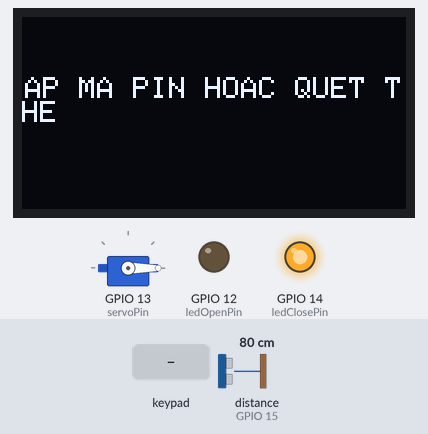
Simulated run of this sketch. Board: ESP32. On the bench: servo, 128×64 one-colour display, output pins drawn as LEDs (lit = HIGH). The inputs (shaded band) are chosen by the test bench; at power-on: distance to the obstacle (sensor on GPIO 15) 80 cm. The echo pulse lasts 58.3 µs per cm; WiFi joins after 1.5 s; servers stay silent unless stated; pins used as bus, display or sensor lines are not drawn; what the sketch prints to the serial monitor is not drawn.

Above: at 6.9 s.
7.0 s: keypad keys 1 2 3 4 # pressed 0.4 s apart
At 10.0 s:
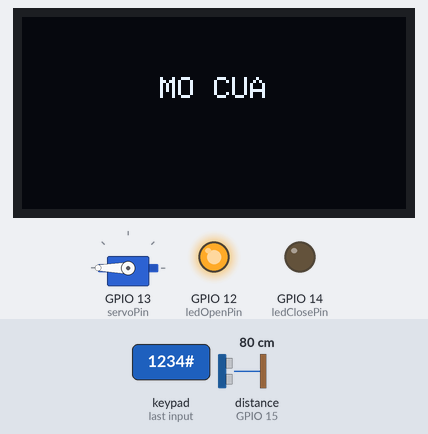
10.5 s: key 'A' pressed
At 13.3 s:
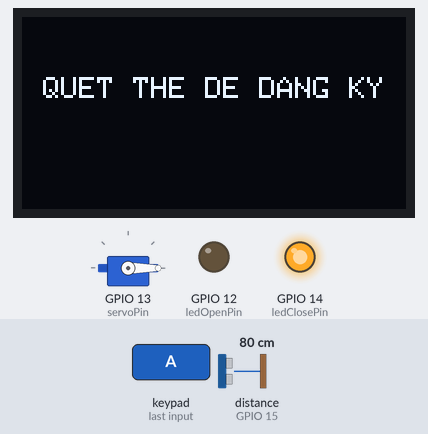
13.5 s: keypad keys 2 7 0 2 2 0 0 4 # pressed 0.4 s apart
At 17.8 s:
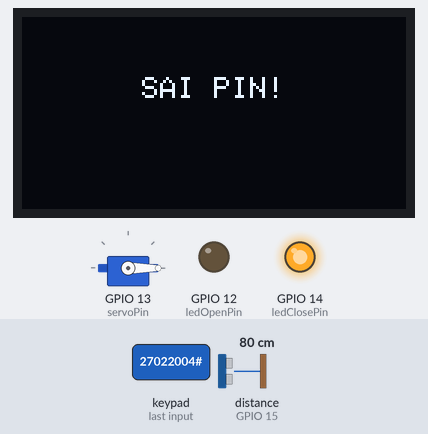
18.6 s: keypad keys 3 3 3 2 2 6 1 7 * pressed 0.4 s apart
At 23.4 s:
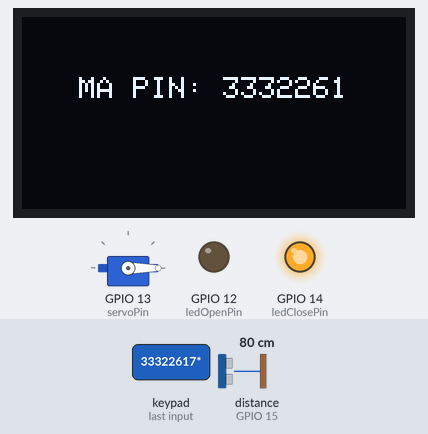
23.7 s: keypad keys 2 7 0 2 2 0 0 4 D pressed 0.4 s apart
At 27.3 s:
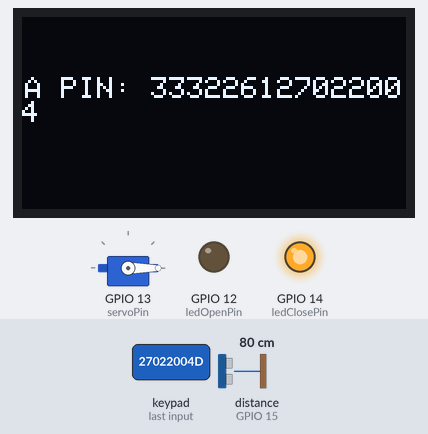
28.8 s: key '5' pressed
At 29.7 s:
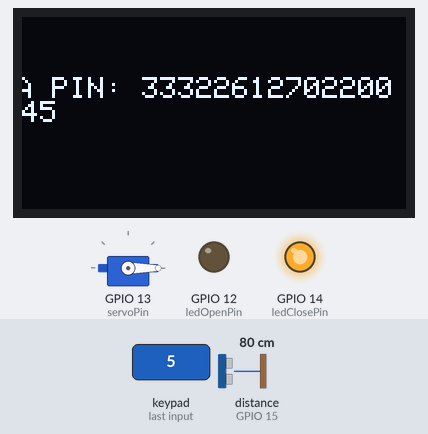
Timing chart, 0 to 31.3 s (numbered marks = the images above; inputs shaded):
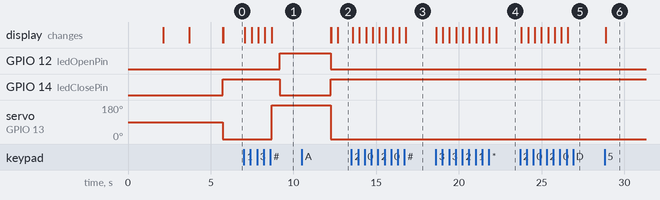

Measured:
- after the input at 7.0 s, GPIO 12 (ledOpenPin): LOW → HIGH after 2.2 s; GPIO 14 (ledClosePin): HIGH → LOW after 2.2 s; servo on GPIO 13 (servoPin): 0° → 180° after 1.7 s; the display: first changes after 0.07 s (image 1 shows a later state)
- after the input at 10.5 s, the display: first differs from a run without the input after 2.2 s (image 2)
- after the input at 13.5 s, the display: first changes after 0.08 s (image 3 shows a later state)
- after the input at 18.6 s, the display: first differs from a run without the input after 0.42 s (image 4 shows a later state)
- after the input at 23.7 s, the display: first changes after 0.07 s (image 5 shows a later state)
- after the input at 28.8 s, the display: changes after 0.07 s (image 6)

The sketch:

ESP32_sensor_sheet.ino
```cpp
#include <Wire.h>
#include <Adafruit_GFX.h>
#include <Adafruit_SSD1306.h>
#include <Keypad.h>
#include <ESP32Servo.h>
#include <SPI.h>
#include <MFRC522.h>
#include <WiFi.h>
#include <HTTPClient.h>

// ==================== C?u hình OLED ====================
#define SCREEN_WIDTH 128
#define SCREEN_HEIGHT 64
Adafruit_SSD1306 display(SCREEN_WIDTH, SCREEN_HEIGHT, &Wire, -1);

// ==================== C?u hình Keypad ====================
const byte ROWS = 4;
const byte COLS = 4;
char keys[ROWS][COLS] = {
  {'1', '2', '3', 'A'},
  {'4', '5', '6', 'B'},
  {'7', '8', '9', 'C'},
  {'*', '0', '#', 'D'}
};
byte rowPins[ROWS] = {33, 32, 26, 17}; // Chân hàng
byte colPins[COLS] = {16, 4, 0, 2};   // Chân c?t
Keypad keypad = Keypad(makeKeymap(keys), rowPins, colPins, ROWS, COLS);

// ==================== C?u hình Servo, Buzzer, LED ====================
Servo myServo;
const int servoPin = 13;   // Chân di?u khi?n servo
const int buzzerPin = 15;  // Chân di?u khi?n buzzer
const int ledOpenPin = 12; // Chân LED m? c?a (dèn xanh)
const int ledClosePin = 14; // Chân LED dóng c?a (dèn d?)
bool doorLocked = true;    // Tr?ng thái c?a

// ==================== C?u hình RFID ====================
#define SS_PIN 25
#define RST_PIN 27
MFRC522 rfid(SS_PIN, RST_PIN);

// ==================== C?u hình WiFi và Google Sheets ====================
const char* ssid = "magic4pro";      // Thay b?ng SSID c?a b?n
const char* password = "27022004";   // Thay b?ng m?t kh?u WiFi
String Web_App_URL = "https://script.google.com/macros/s/AKfycbwSZu8CL3MztXlWYfjtVSkNecYr14de2gxuRSSmC6OvOT5rCR1sonaC3Vjfla_aP9Hh/exec";
String modes = "atc"; // Ch? d? m?c d?nh: di?m danh
String atc_Name = "", atc_Date = "", atc_Time_In = "", atc_Time_Out = "", atc_EntryCount = "";
String reg_Info = "";

// ==================== C?u hình HC-SR04 ====================
const int trigPin = 5;  // Chân Trig c?a HC-SR04
const int echoPin = 15;  // Chân Echo c?a HC-SR04
const float distanceThreshold = 20.0; // Ngu?ng kho?ng cách (cm) d? phát hi?n v?t c?n

// ==================== C?u hình M?t Kh?u ====================
String passcode = "1234"; // M?t kh?u m?c d?nh
String enteredCode = "";

// ==================== Ðo kho?ng cách b?ng HC-SR04 ====================
float getDistance() {
  digitalWrite(trigPin, LOW);
  delayMicroseconds(2);
  digitalWrite(trigPin, HIGH);
  delayMicroseconds(10);
  digitalWrite(trigPin, LOW);

  long duration = pulseIn(echoPin, HIGH);
  float distance = duration * 0.034 / 2; // Tính kho?ng cách (cm)
  return distance;
}

// ==================== Hi?n th? lên OLED ====================
void updateOLED(const String &message, bool center = true) {
  display.clearDisplay();
  display.setTextSize(1);
  display.setTextColor(WHITE);
  int x = center ? (SCREEN_WIDTH - (message.length() * 6)) / 2 : 0;
  display.setCursor(x, 20);
  display.println(message);
  display.display();
}

void displayAttendanceInfo(String name, String date, String timeIn, String timeOut, String entryCount) {
  display.clearDisplay();
  display.setTextSize(1);
  display.setTextColor(WHITE);
  display.setCursor(0, 0);
  display.println("Name: " + name);
  display.println("Date: " + date);
  display.println("In: " + timeIn);
  display.println("Out: " + timeOut);
  display.println("Entry: " + entryCount);
  display.display();
}

// ==================== G?i yêu c?u HTTP d?n Google Sheets ====================
void http_Req(String str_modes, String str_uid) {
  if (WiFi.status() == WL_CONNECTED) {
    String http_req_url = Web_App_URL + "?sts=" + str_modes + "&uid=" + str_uid;
    HTTPClient http;
    http.begin(http_req_url.c_str());
    http.setFollowRedirects(HTTPC_STRICT_FOLLOW_REDIRECTS);
    delay(100); // Nếu bạn muốn giữ delay // Thêm delay d? tránh l?i watchdog
    int httpCode = http.GET();
    Serial.print("HTTP Status Code: ");
    Serial.println(httpCode);

    String payload;
    if (httpCode > 0) {
      payload = http.getString();
      Serial.println("Payload: " + payload);
    }
    http.end();

    String sts_Res = getValue(payload, ',', 0);

    if (sts_Res == "OK") {
      if (str_modes == "atc") {
        String atc_Info = getValue(payload, ',', 1);
        if (atc_Info == "TI_Successful" || atc_Info == "TO_Successful") {
          atc_Name = getValue(payload, ',', 2);
          atc_Date = getValue(payload, ',', 3);
          atc_Time_In = getValue(payload, ',', 4);
          atc_Time_Out = atc_Info == "TO_Successful" ? getValue(payload, ',', 5) : "";
          atc_EntryCount = getValue(payload, ',', 6);
          unlockDoor();
          displayAttendanceInfo(atc_Name, atc_Date, atc_Time_In, atc_Time_Out, atc_EntryCount);
          delay(5000);
        } else if (atc_Info == "atcInf01") {
          updateOLED("Attendance Completed");
          triggerBuzzer();
          delay(5000);
        } else if (atc_Info == "atcErr01") {
          updateOLED("Card Not Registered");
          triggerBuzzer();
          delay(5000);
        }
        atc_Name = atc_Date = atc_Time_In = atc_Time_Out = atc_EntryCount = "";
      } else if (str_modes == "reg") {
        reg_Info = getValue(payload, ',', 1);
        if (reg_Info == "R_Successful") {
          updateOLED("Card Registered");
          delay(5000);
        } else if (reg_Info == "regErr01") {
          updateOLED("Card Already Registered");
          triggerBuzzer();
          delay(5000);
        }
        reg_Info = "";
      }
    }
  } else {
    updateOLED("WiFi Disconnected");
    triggerBuzzer();
    delay(3000);
  }
}

// ==================== Tách chu?i payload ====================
String getValue(String data, char separator, int index) {
  int found = 0;
  int strIndex[] = {0, -1};
  int maxIndex = data.length() - 1;
  for (int i = 0; i <= maxIndex && found <= index; i++) {
    if (data.charAt(i) == separator || i == maxIndex) {
      found++;
      strIndex[0] = strIndex[1] + 1;
      strIndex[1] = (i == maxIndex) ? i + 1 : i;
    }
  }
  return found > index ? data.substring(strIndex[0], strIndex[1]) : "";
}

// ==================== Ð?c UID t? th? RFID ====================
int getUID(String &uid_result) {
  if (!rfid.PICC_IsNewCardPresent() || !rfid.PICC_ReadCardSerial()) {
    return 0;
  }
  char str[32] = "";
  for (byte i = 0; i < rfid.uid.size; i++) {
    byte nib1 = (rfid.uid.uidByte[i] >> 4) & 0x0F;
    byte nib2 = (rfid.uid.uidByte[i] >> 0) & 0x0F;
    str[i * 2 + 0] = nib1 < 0xA ? '0' + nib1 : 'A' + nib1 - 0xA;
    str[i * 2 + 1] = nib2 < 0xA ? '0' + nib2 : 'A' + nib2 - 0xA;
  }
  str[rfid.uid.size * 2] = '\0';
  uid_result = String(str);
  rfid.PICC_HaltA();
  rfid.PCD_StopCrypto1();
  return 1;
}

// ==================== Ði?u khi?n Servo ====================
void unlockDoor() {
  if (doorLocked) {
    Serial.println("MO CUA");
    updateOLED("MO CUA");
    myServo.write(180);
    delay(500); // Đợi servo di chuyển
    digitalWrite(ledOpenPin, HIGH);
    digitalWrite(ledClosePin, LOW);
    doorLocked = false;

    // Kiểm tra vật cản bằng HC-SR04
    bool obstacleDetected = true;
    unsigned long noObstacleStartTime = 0;
    bool waitingToClose = false;

    while (obstacleDetected || waitingToClose) {
      float distance = getDistance();
      Serial.print("Khoảng cách: ");
      Serial.print(distance);
      Serial.println(" cm");

      if (distance > 0 && distance < distanceThreshold) {
        updateOLED("VAT CAN DETECTED!");
        obstacleDetected = true; // Giữ cửa mở nếu có vật cản
        waitingToClose = false; // Reset thời gian chờ nếu vật cản xuất hiện lại
        noObstacleStartTime = 0;
      } else {
        updateOLED("MO CUA");
        obstacleDetected = false; // Không có vật cản
        if (!waitingToClose) {
          noObstacleStartTime = millis(); // Bắt đầu đếm thời gian khi không còn vật cản
          waitingToClose = true;
        }
      }

      // Kiểm tra nếu đã chờ đủ 3 giây mà không có vật cản
      if (waitingToClose && (millis() - noObstacleStartTime >= 3000)) {
        break; // Thoát vòng lặp để khóa cửa
      }
      delay(100); // Kiểm tra mỗi 100ms
    }
    lockDoor(); // Khóa cửa sau khi không còn vật cản trong 3 giây
  }
}

void lockDoor() {
  Serial.println("CUA KHOA");
  updateOLED("CUA KHOA");
  myServo.write(0);
  digitalWrite(ledOpenPin, LOW);
  digitalWrite(ledClosePin, HIGH);
  doorLocked = true;
}

// ==================== C?nh báo khi nh?p sai ====================
void triggerBuzzer() {
  for (int i = 0; i < 3; i++) {
    digitalWrite(buzzerPin, HIGH);
    delay(300);
    digitalWrite(buzzerPin, LOW);
    delay(300);
  }
}

// ==================== Setup ====================
void setup() {
  Serial.begin(9600);
  SPI.begin();
  rfid.PCD_Init();
  pinMode(buzzerPin, OUTPUT);
  pinMode(ledOpenPin, OUTPUT);
  pinMode(ledClosePin, OUTPUT);
  myServo.attach(servoPin);

  // C?u hình chân HC-SR04
  pinMode(trigPin, OUTPUT);
  pinMode(echoPin, INPUT);

  if (!display.begin(SSD1306_SWITCHCAPVCC, 0x3C)) {
    Serial.println("? KHONG TIM THAY MAN OLED!");
    while (true);
  }

  updateOLED("HE THONG OK");
  delay(2000);

  WiFi.mode(WIFI_STA);
  WiFi.begin(ssid, password);
  int timeout = 20 * 2; // 20 giây
  while (WiFi.status() != WL_CONNECTED && timeout > 0) {
    updateOLED("Connecting WiFi...");
    delay(500);
    timeout--;
  }
  if (WiFi.status() == WL_CONNECTED) {
    updateOLED("WiFi Connected");
    delay(2000);
  } else {
    updateOLED("WiFi Failed");
    delay(2000);
  }

  lockDoor();
  updateOLED(modes == "atc" ? "NHAP MA PIN HOAC QUET THE" : "QUET THE DE DANG KY");
}

// ==================== Loop ====================
void loop() {
  char key = keypad.getKey();
  String uid_result;

  // Ki?m tra th? RFID
  if (getUID(uid_result)) {
    http_Req(modes, uid_result);
  }

  // X? lý bàn phím
  if (key) {
    Serial.print(key);
    if (key == 'A') { // Chuy?n d?i ch? d?
      modes = (modes == "atc") ? "reg" : "atc";
      updateOLED(modes == "atc" ? "NHAP MA PIN HOAC QUET THE" : "QUET THE DE DANG KY");
    } else if (isDigit(key)) {
      enteredCode += key;
      updateOLED("MA PIN: " + enteredCode);
    } else if (key == '#') {
      Serial.println();
      if (enteredCode == passcode) {
        unlockDoor();
      } else {
        updateOLED("SAI PIN!");
        triggerBuzzer();
      }
      enteredCode = "";
      updateOLED(modes == "atc" ? "NHAP MA PIN HOAC QUET THE" : "QUET THE DE DANG KY");
    } else if (key == '*') {
      if (enteredCode.length() > 0) {
        enteredCode.remove(enteredCode.length() - 1);
        updateOLED("MA PIN: " + enteredCode);
      }
    }
  }

  delay(100);
}
```
